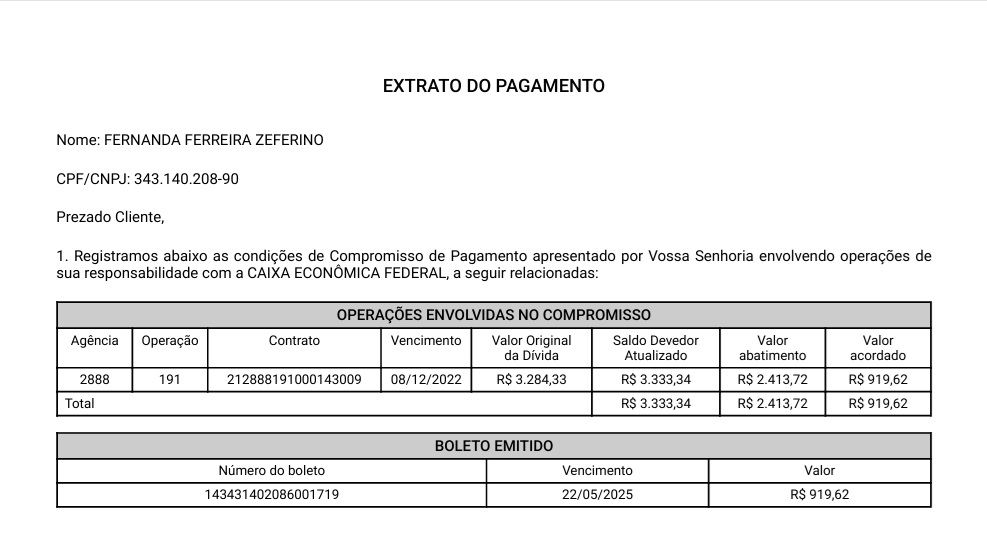
#> input picture boleto.jpg, 987 x 542 px, found by its file name
$ python main.py
#> lines starting #> are read from the running program, lines starting #| are printed output that depends on the picture; after the words box and inside, x2 and y2 are one past the last pixel; in counts of white or black regions, pixels touching at a corner belong together
### processamento_imagens/ocr.py
import pytesseract
from PIL import Image
import numpy as np
import cv2
import pytesseract

pytesseract.pytesseract.tesseract_cmd = r'C:\Program Files\Tesseract-OCR\tesseract.exe'

def extrair_texto_imagem(caminho_imagem):
    imagem = cv2.imread(caminho_imagem)
#> imagem is the input picture: shape (542, 987, 3); min 0, max 255, mean 236.7

    if imagem is None:
        raise FileNotFoundError(f"Imagem não encontrada no caminho: {caminho_imagem}")

    imagem_cinza = cv2.cvtColor(imagem, cv2.COLOR_BGR2GRAY)

    _, imagem_tratada = cv2.threshold(imagem_cinza, 150, 255, cv2.THRESH_BINARY)
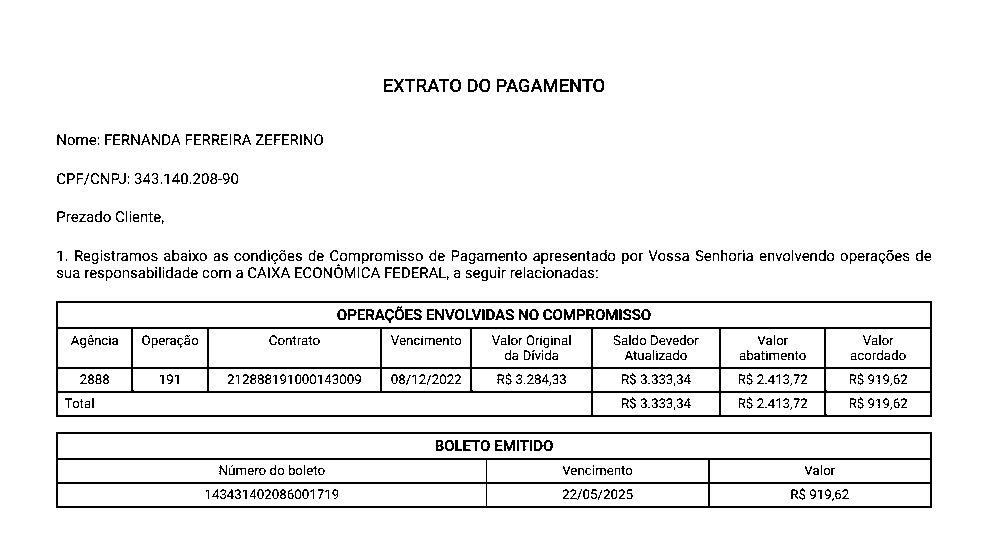
#> imagem_tratada: shape (542, 987); 93.5% white; black in thin lines or dots, all inside (x1, y1, x2, y2) = (56, 79, 932, 508)

#> (the run stopped early here; a loop or call above may not have finished)
